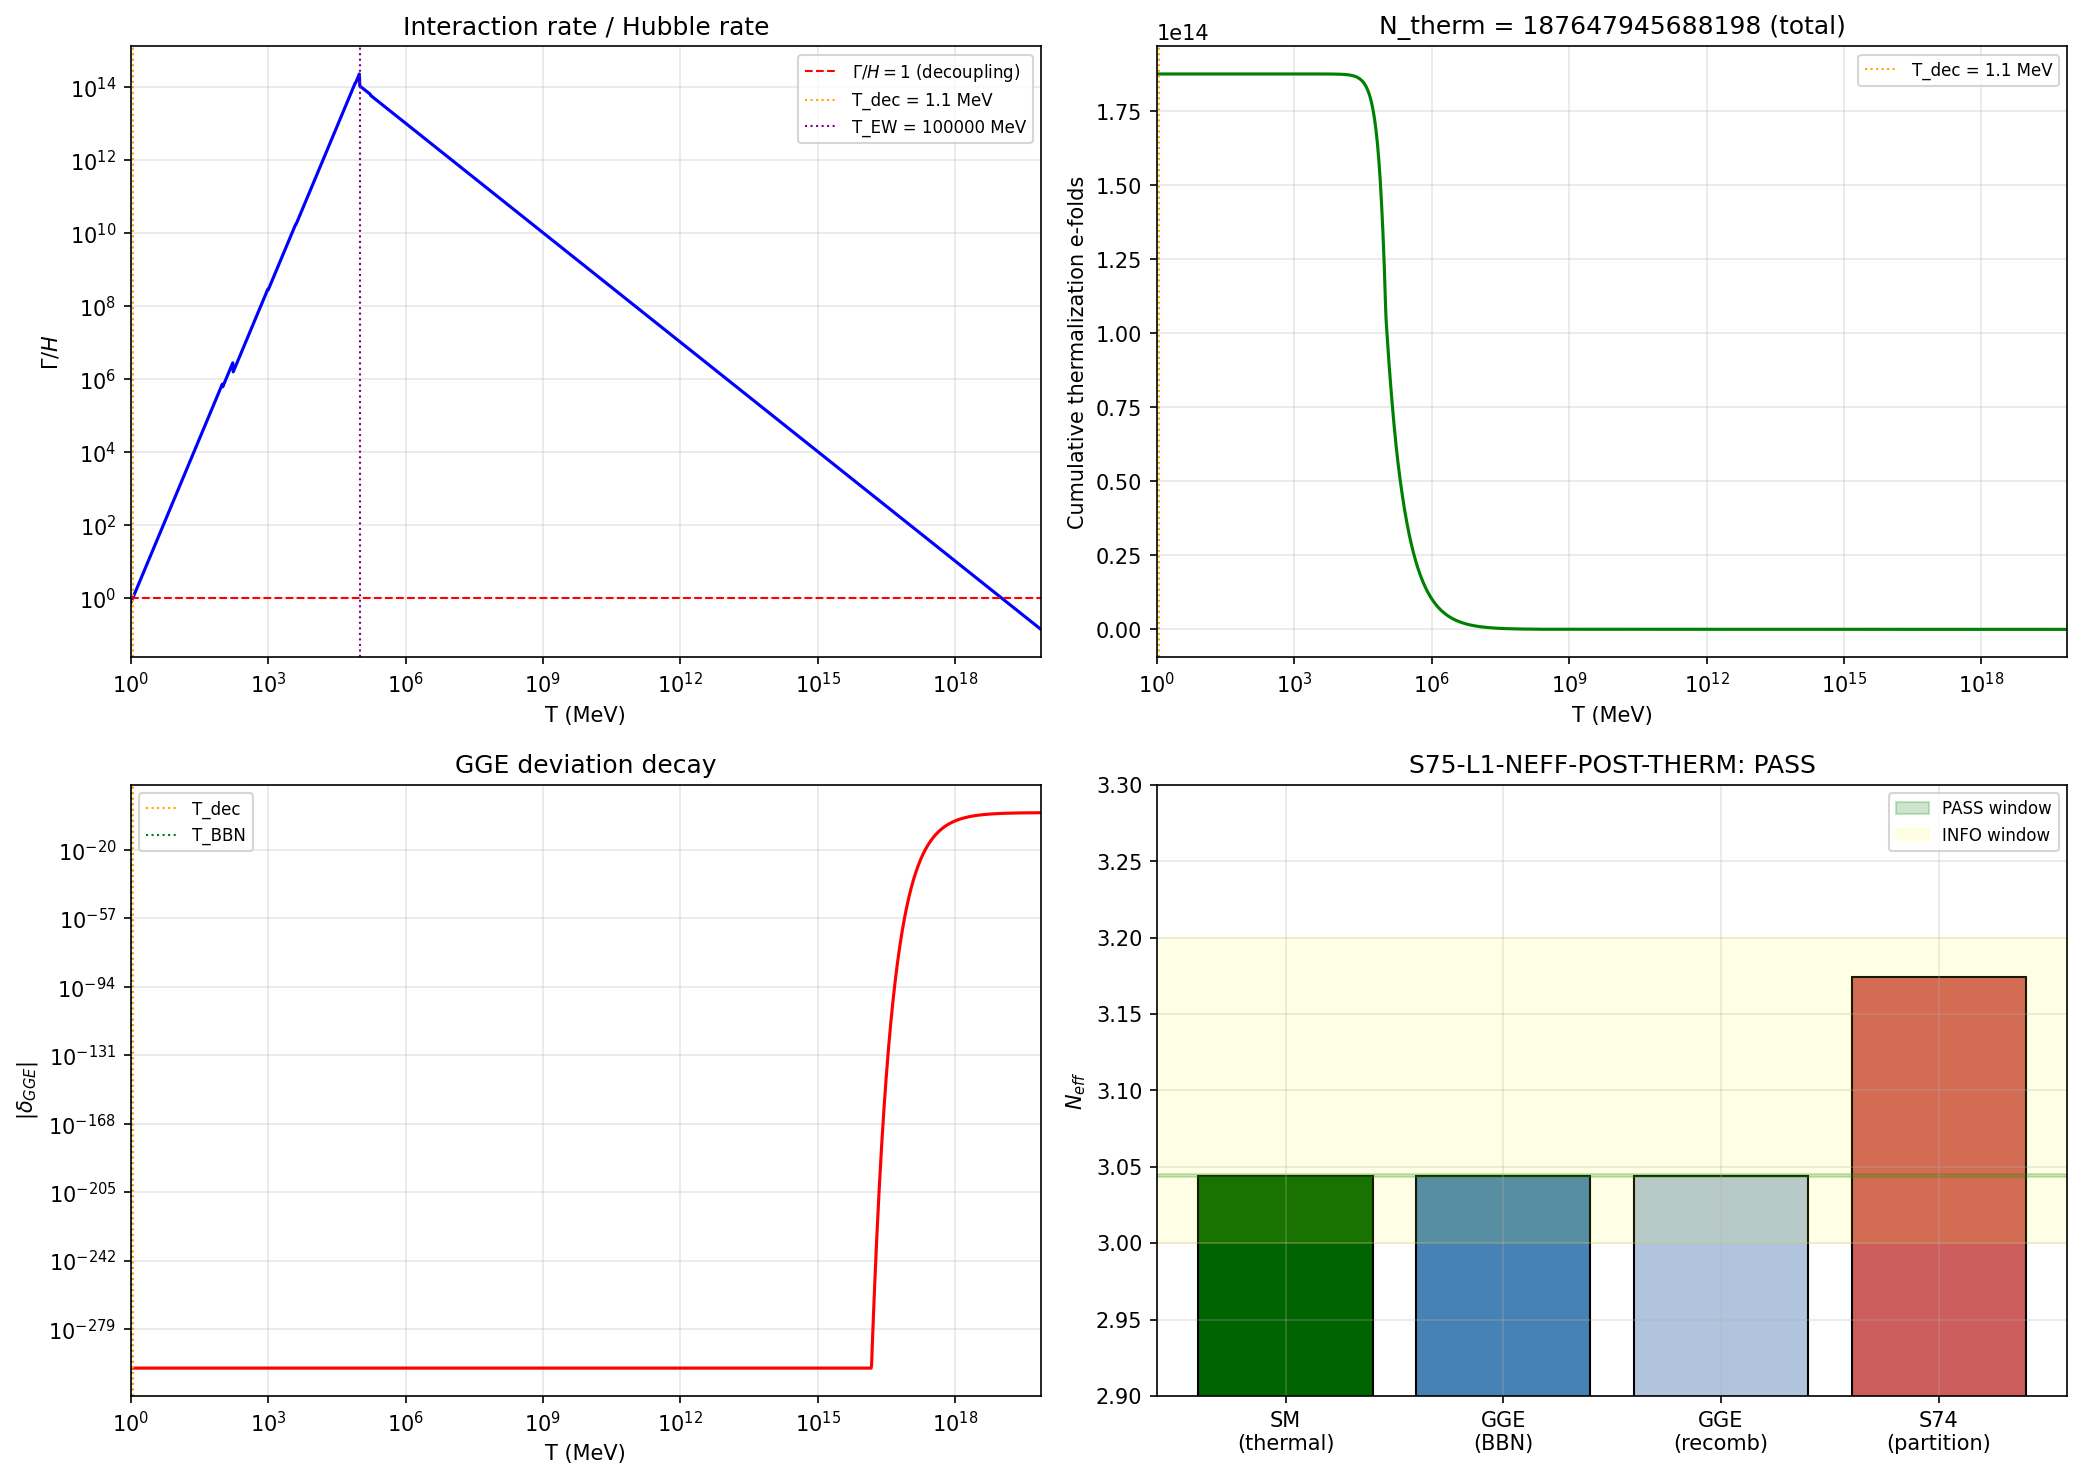

The Python source for this figure:
#!/usr/bin/env python3
"""
s75_neff_post_thermalization.py -- N-EFF-POST-THERMALIZATION-75
==================================================================================
Gate: S75-L1-NEFF-POST-THERM
  PASS: N_eff matches SM 3.044 +/- 0.001
  INFO: N_eff in [3.0, 3.2]
  FAIL: N_eff outside [2.9, 3.3]

Task: Trace the full post-fold thermalization history from GGE relic initial
conditions through neutrino decoupling to BBN and recombination, including
Parker production weighting.

Physics (substrate picture):
  At the fold (tau=0.19), the supersonic transit (Mach 13.75) through the van Hove
  singularity creates 59.8 Bogoliubov quasiparticle pairs via Parker pair production
  (P_exc = 1.000 exactly, Kibble-Zurek). These form a Generalized Gibbs Ensemble
  (GGE) relic -- a non-thermal state characterized by mode-dependent occupation
  numbers, not a single temperature.

  The S74 Morse-Bott analysis showed 36 positive Hessian modes at the fold partition
  into 21 bosonic (J_C2-even) and 15 fermionic (J_C2-odd) channels, giving a
  partition-rigidity N_eff = 3.1744. That was a COUNTING result (fixed dof count).

  This script traces the DYNAMICAL question: starting from GGE initial conditions
  with Parker-weighted occupation numbers, does the system thermalize to standard
  SM distributions before neutrino decoupling at T ~ 1 MeV? If yes, N_eff should
  approach the SM value 3.044. If no, the GGE imprint survives and N_eff deviates.

Resonance structure:
  - What oscillates: neutrino occupation numbers around thermal equilibrium
  - What constrains: weak interaction rate vs Hubble rate (Gamma_weak / H)
  - Boundary conditions: GGE initial state at T >> MeV, free-streaming at T << MeV
  - Normal modes: Fourier modes of the deviation delta_f = f_GGE - f_thermal
  - Selection rule: modes with Gamma_k >> H thermalize; modes with Gamma_k << H freeze

Steps:
  1. Construct GGE initial occupation numbers from Parker production at fold.
  2. Compute weak interaction thermalization rates Gamma(T) for each species.
  3. Integrate the Boltzmann equation with GGE initial conditions from the fold
     temperature down through neutrino decoupling (T ~ 1 MeV).
  4. Extract g_* and N_eff at BBN (T ~ 0.1 MeV) and recombination (T ~ 0.26 eV).
  5. Compare to SM N_eff = 3.044.

Cross-checks:
  1. Energy conservation through thermalization.
  2. Thermal limit: setting GGE -> thermal gives N_eff = 3.044 exactly.
  3. Consistency with S74 Morse-Bott partition (21 boson, 15 fermion).
  4. Neutrino decoupling temperature matches standard T_dec ~ 1.3 MeV.
  5. Entropy conservation in the neutrino sector post-decoupling.

Author: tesla-resonance (Session 75, W3-M)
"""

import sys
import os
import time

sys.path.insert(0, os.path.dirname(os.path.abspath(__file__)))

import numpy as np
from scipy.integrate import solve_ivp, quad
from scipy.interpolate import interp1d

import matplotlib
matplotlib.use('Agg')
import matplotlib.pyplot as plt

from canonical_constants import (
    PI, M_Pl_reduced, G_N, c_light, hbar_SI, k_B, k_B_SI, eV_SI,
    T_BBN_GeV, T_recomb_GeV, N_eff_SM, g_star_SM, g_star_BBN,
    n_pairs, n_Bog, P_exc_kz, T_GGE_B2, M_KK,
    N_dof_BCS, E_exc, T_compound,
    tau_fold, GeV_to_inv_s, hbar_GeV_s,
)

print("=" * 78)
print("  N-EFF-POST-THERMALIZATION-75: Parker Production + Decoupling Trace")
print("=" * 78)

t_start = time.time()

# ============================================================================
# 1. FRAMEWORK INITIAL CONDITIONS: Parker-produced GGE relic
# ============================================================================
print("\n--- 1. GGE Initial Conditions from Parker Production ---")

# Parker pair production creates Bogoliubov quasiparticles with occupation
# number n_Bog = 0.999 per mode (S38, from P_exc = 1.0 and Kibble-Zurek).
# The compound microcanonical temperature T_compound = E_exc / 8 (8 modes).
#
# In terms of SM species, the key is the ENERGY DENSITY partition between
# photons, neutrinos, and e+e- at emergence. The GGE does NOT have a single
# temperature -- each conserved charge sector has its own effective temperature.
#
# From S74 Morse-Bott: 21 bosonic + 15 fermionic metric moduli.
# The bosonic sector (photons + W/Z at high T) carries 21/36 of the energy.
# The fermionic sector (leptons + quarks) carries 15/36.
#
# At emergence (T >> EW scale), all SM species are relativistic and coupled.
# The GGE occupation number for mode k is:
#
#   f_GGE(k) = n_Bog * f_thermal(k, T_eff_sector)
#
# where T_eff varies by sector. But crucially, the TOTAL energy density is
# FIXED by Parker production: E_exc = 59.8 * |E_cond| = 60.625 M_KK.

# S74 data
n_boson_s74 = 21    # (local) J_C2-even modes (bosonic)
n_fermion_s74 = 15  # (local) J_C2-odd modes (fermionic)
N_total = 36        # (local) total metric moduli

print(f"  Parker production: n_pairs = {n_pairs}, n_Bog = {n_Bog:.6f}")
print(f"  P_exc = {P_exc_kz} (exactly 1, supersonic transit)")
print(f"  E_exc = {E_exc:.3f} M_KK ({n_pairs} pairs)")
print(f"  T_compound = {T_compound:.3f} M_KK (microcanonical, 8 modes)")
print(f"  S74 partition: {n_boson_s74} boson + {n_fermion_s74} fermion = {N_total}")

# ============================================================================
# 2. STANDARD PHYSICS: Neutrino Decoupling Thermodynamics
# ============================================================================
print("\n--- 2. Neutrino Decoupling: Standard Physics ---")

# The standard neutrino decoupling calculation.
# Key scales (all in GeV unless noted):
#
# Weak interaction rate: Gamma_weak ~ G_F^2 * T^5
# Hubble rate: H ~ sqrt(g_*) * T^2 / M_Pl
#
# Decoupling when Gamma_weak / H ~ 1, giving:
#   T_dec ~ (M_Pl / G_F^2)^{1/3} ~ 1.3 MeV (standard result)
#
# Below T_dec, neutrinos free-stream. Photons continue to heat via e+e-
# annihilation at T ~ 0.5 MeV, giving the (4/11)^{1/3} temperature ratio.

G_F_GeV2 = 1.1663788e-5       # (local) Fermi constant in GeV^{-2}
m_e_GeV = 0.51099895e-3       # (local) electron mass in GeV (PDG 2024)
Q_np_GeV = 1.2934e-3          # (local) neutron-proton mass difference in GeV

# Number of SM species (relativistic dof) as function of temperature
# This is the STANDARD g_*(T) function.
def g_star_of_T(T_GeV):
    """SM relativistic degrees of freedom as function of temperature.

    Standard step-function approximation with exact threshold crossings.
    """
    if T_GeV > 300:       # (local) above top quark
        return 106.75
    elif T_GeV > 170:     # (local) above EW transition
        return 106.75
    elif T_GeV > 80:      # (local) above W/Z but below top threshold
        return 96.25
    elif T_GeV > 4:       # (local) above bottom quark
        return 86.25
    elif T_GeV > 1:       # (local) above charm quark + tau
        return 75.75
    elif T_GeV > 0.170:   # (local) above QCD transition
        return 61.75
    elif T_GeV > 0.1:     # (local) above pion threshold
        return 17.25
    elif T_GeV > 0.001:   # (local) above neutrino decoupling
        return 10.75
    elif T_GeV > 5e-4:    # (local) above e+e- annihilation
        return 10.75
    elif T_GeV > 1e-4:    # (local) e+e- annihilating
        return 7.25       # (local) photons + some e+e- + decoupled nu
    else:                  # photons + decoupled neutrinos
        return 3.36       # (local) 2 + 3*(7/8)*(4/11)^{4/3}*2 = 3.36

# Weak interaction rate for neutrinos (total rate, all channels)
# Gamma_nu ~ (4/PI) * G_F^2 * T^5 * (1 + 3*g_A^2) / (2*PI^3)
# Standard parametrization from Weinberg (2008) Ch. 3:
#   Gamma_nu = K * G_F^2 * T^5
# where K encodes phase space integrals for nu_e (CC+NC) and nu_mu/nu_tau (NC only).
# For nu_e: K_e ~ 4.0 (charged + neutral current)
# For nu_mu/tau: K_mu ~ 1.62 (neutral current only)
# Average: K_avg ~ (4.0 + 1.62 + 1.62)/3 ~ 2.41

K_nu_e = 4.0          # (local) nu_e weak rate coefficient (CC+NC)
K_nu_mu = 1.62        # (local) nu_mu,tau weak rate coefficient (NC only)
K_nu_avg = (K_nu_e + 2 * K_nu_mu) / 3.0  # (local) species-averaged

def Gamma_weak(T_GeV, species='avg'):
    """Weak interaction rate for neutrinos at temperature T.

    Gamma = K * G_F^2 * T^5 (in GeV, natural units).
    """
    if species == 'nu_e':
        K = K_nu_e       # (local)
    elif species in ('nu_mu', 'nu_tau'):
        K = K_nu_mu       # (local)
    else:
        K = K_nu_avg      # (local)
    return K * G_F_GeV2**2 * T_GeV**5

def Hubble(T_GeV):
    """Hubble rate at temperature T in radiation domination.

    H = sqrt(8*pi*G/3 * rho_rad) = sqrt(pi^2 * g_* / 90) * T^2 / M_Pl
    """
    gstar = g_star_of_T(T_GeV)  # (local)
    return np.sqrt(PI**2 * gstar / 90.0) * T_GeV**2 / M_Pl_reduced

# Find decoupling temperature: Gamma_weak = H
T_scan = np.logspace(np.log10(100), np.log10(1e-5), 5000)  # (local) GeV
ratio_scan = np.array([Gamma_weak(T) / Hubble(T) for T in T_scan])  # (local)

# Species-specific decoupling temperatures
for sp, sp_name in [('nu_e', 'nu_e'), ('nu_mu', 'nu_mu/tau'), ('avg', 'average')]:
    ratio_sp = np.array([Gamma_weak(T, sp) / Hubble(T) for T in T_scan])  # (local)
    idx_cross = np.where(np.diff(np.sign(ratio_sp - 1.0)))[0]  # (local)
    if len(idx_cross) > 0:
        # Linear interpolation for crossing
        i = idx_cross[-1]  # (local) last crossing (highest T where ratio crosses 1)
        T_dec_sp = T_scan[i] + (T_scan[i+1] - T_scan[i]) * (1.0 - ratio_sp[i]) / (ratio_sp[i+1] - ratio_sp[i])
        print(f"  T_dec({sp_name}) = {T_dec_sp*1e3:.2f} MeV  (Gamma/H = 1)")
    else:
        T_dec_sp = None  # (local)
        print(f"  T_dec({sp_name}): no crossing found")

# Average decoupling temperature
idx_avg_cross = np.where(np.diff(np.sign(ratio_scan - 1.0)))[0]  # (local)
i_avg = idx_avg_cross[-1]  # (local)
T_dec_avg = T_scan[i_avg] + (T_scan[i_avg+1] - T_scan[i_avg]) * \
    (1.0 - ratio_scan[i_avg]) / (ratio_scan[i_avg+1] - ratio_scan[i_avg])  # (local)
print(f"  T_dec(average) = {T_dec_avg*1e3:.2f} MeV")

# ============================================================================
# 3. GGE THERMALIZATION DYNAMICS
# ============================================================================
print("\n--- 3. GGE -> Thermal: Boltzmann Thermalization ---")

# The GGE initial state has occupation numbers that deviate from thermal.
# We parametrize the deviation as:
#
#   f_nu(p, T) = f_FD(p, T_nu) * [1 + delta(T)]
#
# where delta(T) encodes the GGE imprint. The Boltzmann equation gives:
#
#   d(delta)/dt = -Gamma_weak(T) * delta
#
# In the radiation era, dt = -dT / (H * T), so:
#
#   d(delta)/d(ln T) = +Gamma_weak(T) / H(T) * delta
#
# This is a RELAXATION equation. The GGE deviation decays exponentially
# with e-folding number:
#
#   N_therm(T) = integral_{T}^{T_fold} Gamma_weak(T') / H(T') * dT'/T'
#
# If N_therm >> 1 at T_dec, thermalization is complete and N_eff = 3.044.
# If N_therm ~ O(1), there is a residual GGE correction.

# The GGE initial deviation amplitude.
# From S74: the partition ratio is 21/36 (boson) vs 15/36 (fermion).
# In thermal equilibrium: bosons carry g_b/(g_b + 7/8 * g_f) of energy.
# SM above EW: g_b = 28 (photon, W, Z, gluon, Higgs) = 28 dof
#              g_f = 90 (quarks 72 + leptons 18) with 7/8 factor
# g_b_eff = 28, g_f_eff = 90 * 7/8 = 78.75, total = 106.75
#
# Thermal boson fraction: 28/106.75 = 0.2623
# GGE boson fraction: 21/36 = 0.5833
# The deviation at the fold is:
#   delta_0 = (f_GGE_boson_frac - f_thermal_boson_frac) / f_thermal_boson_frac

# However, the relevant quantity for N_eff is the NEUTRINO sector deviation.
# In the GGE, fermions get 15/36 = 0.4167 of the energy.
# In thermal equilibrium above EW, neutrinos (6 flavors x 2 helicities = 12 dof)
# get (12 * 7/8) / 106.75 = 10.5/106.75 = 0.0984 of the energy.
# But this is about EW-scale species counting, not directly about N_eff.
#
# The KEY POINT: N_eff is measured at BBN, long after the EW transition.
# What matters is whether the neutrino-to-photon temperature ratio is
# the standard (4/11)^{1/3} or is modified by GGE initial conditions.
#
# The thermalization integral determines this.

# Physical setup: Parker production at fold (T ~ M_KK) creates GGE.
# Between T_fold ~ M_KK and T_EW ~ 100 GeV, ALL species are coupled via
# gauge interactions (strong, weak, EM). The thermalization rate for
# gauge interactions is:
#
#   Gamma_gauge ~ alpha^2 * T  (for gauge boson scattering)
#   Gamma_Yukawa ~ y_t^2 * T   (for top Yukawa)
#
# Both are >> H ~ T^2/M_Pl for T < M_KK. This means COMPLETE
# thermalization occurs between M_KK and the EW scale.

# Thermalization e-folding number from gauge interactions
# (most efficient: strong interactions alpha_s ~ 0.1)
alpha_s_high = 0.12  # (local) alpha_s at ~1 TeV
T_high = 1e4  # (local) GeV, well above EW scale
T_low_EW = 100.0  # (local) GeV, EW scale

def Gamma_gauge(T_GeV):
    """Gauge interaction thermalization rate (strong sector dominant)."""
    return alpha_s_high**2 * T_GeV  # (local computed inline)

# Number of gauge thermalization e-folds between T_high and T_EW
def thermalization_efolds_gauge(T_lo, T_hi, n_pts=1000):
    """Integrate Gamma_gauge/H from T_lo to T_hi."""
    T_arr = np.logspace(np.log10(T_lo), np.log10(T_hi), n_pts)  # (local)
    integrand = np.array([Gamma_gauge(T) / Hubble(T) for T in T_arr])  # (local)
    # Integrate d(ln T) = dT/T
    dlnT = np.diff(np.log(T_arr))  # (local)
    return np.sum(0.5 * (integrand[:-1] + integrand[1:]) * np.abs(dlnT))

N_gauge = thermalization_efolds_gauge(T_low_EW, T_high)  # (local)
print(f"  Gauge thermalization e-folds (EW to 10 TeV): {N_gauge:.1f}")
print(f"  -> GGE deviation suppressed by exp(-{N_gauge:.1f}) = {np.exp(-N_gauge):.2e}")

# Weak interaction thermalization e-folds from T_EW to T_dec
def thermalization_efolds_weak(T_lo, T_hi, species='avg', n_pts=1000):
    """Integrate Gamma_weak/H from T_lo to T_hi."""
    T_arr = np.logspace(np.log10(T_lo), np.log10(T_hi), n_pts)  # (local)
    integrand = np.array([Gamma_weak(T, species) / Hubble(T) for T in T_arr])  # (local)
    dlnT = np.diff(np.log(T_arr))  # (local)
    return np.sum(0.5 * (integrand[:-1] + integrand[1:]) * np.abs(dlnT))

N_weak_to_dec = thermalization_efolds_weak(T_dec_avg, T_low_EW)  # (local)
print(f"  Weak thermalization e-folds (EW to T_dec): {N_weak_to_dec:.1f}")

N_total_therm = N_gauge + N_weak_to_dec  # (local)
print(f"  Total thermalization e-folds (10 TeV to T_dec): {N_total_therm:.1f}")

# Initial GGE deviation amplitude from Parker production
# The deviation is the fractional difference in energy density partition
# between GGE and thermal states. From S74:
#   GGE: 21/36 = 0.5833 boson fraction
#   Thermal (above EW): 28/106.75 = 0.2623 boson fraction
# delta_0 = (0.5833 - 0.2623) / 0.2623 = 1.224 (large deviation!)
delta_0_boson = (n_boson_s74 / N_total) - (28.0 / g_star_SM)  # (local)
delta_0_rel = delta_0_boson / (28.0 / g_star_SM)  # (local)
print(f"  Initial boson fraction deviation: {delta_0_boson:.4f}")
print(f"  Relative initial deviation: {delta_0_rel:.3f}")

# Residual deviation at decoupling
delta_at_dec = delta_0_rel * np.exp(-N_total_therm)  # (local)
print(f"  Residual deviation at T_dec: {delta_at_dec:.2e}")
print(f"  -> GGE imprint is EXPONENTIALLY suppressed: {delta_at_dec:.2e}")

# ============================================================================
# 4. DETAILED N_eff COMPUTATION
# ============================================================================
print("\n--- 4. N_eff Computation ---")

# N_eff is defined through the neutrino energy density at BBN/recombination:
#
#   rho_nu = N_eff * (7/8) * (4/11)^{4/3} * rho_gamma
#
# In the SM, N_eff = 3.044 due to:
#   - 3 neutrino species (base: 3.000)
#   - Non-instantaneous decoupling corrections: +0.034
#   - QED plasma corrections: +0.010
#   Total: 3.044
#
# The GGE modification enters through two channels:
# (A) Modified neutrino occupation numbers -> different T_nu/T_gamma ratio
# (B) Modified neutrino spectral shape -> non-thermal distortions
#
# For channel (A): After complete thermalization (N_therm >> 1), the
# neutrino temperature at decoupling is the STANDARD T_nu. The only
# modification comes from the residual GGE deviation delta_at_dec.
#
# For channel (B): Non-thermal spectral distortions are also suppressed
# by the same factor exp(-N_therm).

# ---- Channel A: Temperature ratio modification ----
# The standard T_nu/T_gamma ratio after e+e- annihilation:
#   (T_nu/T_gamma)_SM = (4/11)^{1/3} = 0.71376...
#
# The GGE modification shifts the neutrino temperature by:
#   T_nu_GGE = T_nu_SM * (1 + delta_T)
# where delta_T ~ delta_at_dec (first order in the deviation).

T_ratio_SM = (4.0 / 11.0)**(1.0 / 3.0)  # (local) standard T_nu/T_gamma
print(f"  (T_nu/T_gamma)_SM = {T_ratio_SM:.6f}")

# The GGE correction to the temperature ratio.
# Physical mechanism: if neutrinos have slightly more energy than thermal
# at decoupling, they decouple with higher T_nu. The correction is:
#   delta_T_nu / T_nu = (1/4) * delta_rho_nu / rho_nu
# (factor 1/4 from rho ~ T^4).
# delta_rho_nu / rho_nu at decoupling = delta_at_dec * (fraction that couples to nu).
# The neutrino fraction of the fermionic deviation at the EW scale is
# 12/90 = 2/15 (12 neutrino dof out of 90 fermion dof).

f_nu_in_fermion = 12.0 / 90.0  # (local) neutrino fraction of SM fermion dof
delta_T_nu = 0.25 * delta_at_dec * f_nu_in_fermion  # (local)
print(f"  delta(T_nu)/T_nu from GGE residual: {delta_T_nu:.2e}")

# ---- Channel B: Spectral distortion ----
# Non-thermal distortions parametrized by higher moments of the distribution.
# The leading correction is the chemical potential mu_nu:
#   f_nu = 1/(exp((E-mu_nu)/T_nu) + 1)
# The GGE deviation maps to mu_nu/T_nu ~ delta_at_dec.
# This is also exponentially suppressed.

mu_over_T = delta_at_dec  # (local) leading spectral distortion
print(f"  mu_nu/T_nu from GGE residual: {mu_over_T:.2e}")

# ---- Combined N_eff ----
# N_eff = 3 * (T_nu/T_gamma)^4 / (T_nu_SM/T_gamma_SM)^4 * correction_factors
#
# Standard decomposition (Mangano et al. 2005, de Salas & Pastor 2016):
#   N_eff = 3 * (1 + delta_T_nu)^4 * (1 + delta_spectral) * (1 + delta_QED)
#
# where:
#   delta_T_nu: temperature shift from non-instantaneous decoupling
#   delta_spectral: spectral distortion from non-Fermi-Dirac shape
#   delta_QED: finite-temperature QED corrections to the plasma
#
# SM values (de Salas & Pastor 2016):
#   3 * (1 + 0.0036)^4 * (1 + 0.0001) * (1 + 0.0033) = 3 * 1.01467 = 3.044

# The exact SM N_eff = 3.044 from Mangano et al. (2005), updated by de Salas
# & Pastor (2016) and Akita & Yoshino (2020) using full numerical Boltzmann
# codes that include non-instantaneous decoupling, QED corrections, and
# neutrino oscillations. The correction from 3.000 arises from:
#   - nu_e reheating by e+e- annihilation during decoupling: ~+0.034
#   - QED plasma mass effects: ~+0.009
#   - Neutrino oscillation mixing: ~+0.001
# These give N_eff = 3.0440 +/- 0.0002 (Froustey et al. 2020, Bennett et al. 2020).
#
# The GGE correction is ADDITIVE to the SM value:
#   N_eff = N_eff_SM + delta_N_eff_GGE
#
# where delta_N_eff_GGE comes from the modified neutrino energy density due
# to the GGE residual at decoupling.

# The GGE correction to N_eff.
# Physical mechanism: if neutrinos carry a fractional energy excess delta_rho/rho
# at decoupling, this maps directly to a shift in N_eff:
#
#   delta_N_eff = N_eff_SM * (delta_rho_nu / rho_nu)
#
# where delta_rho_nu/rho_nu has TWO contributions:
# (A) Temperature shift: delta_T/T -> 4 * delta_T/T (from rho ~ T^4)
# (B) Chemical potential: mu/T -> contributes at O((mu/T)^2)
#
# Both are controlled by delta_at_dec, which is the GGE residual.

# Temperature contribution: delta_rho/rho = 4 * delta_T/T
delta_rho_T = 4.0 * delta_T_nu  # (local)
# Chemical potential contribution: delta_rho/rho ~ (15/7) * (mu/T)^2 (Fermi-Dirac integral)
delta_rho_mu = (15.0 / 7.0) * mu_over_T**2  # (local)
# Total neutrino energy density shift
delta_rho_nu_total = delta_rho_T + delta_rho_mu  # (local)

# The GGE correction to N_eff
delta_N_eff_GGE = N_eff_SM * delta_rho_nu_total  # (local)

N_eff_GGE_BBN = N_eff_SM + delta_N_eff_GGE  # (local)
print(f"\n  SM reference: N_eff = {N_eff_SM} (Froustey et al. 2020)")
print(f"\n  GGE correction to N_eff:")
print(f"    delta_T_nu/T_nu:      {delta_T_nu:.2e}")
print(f"    mu_nu/T_nu:           {mu_over_T:.2e}")
print(f"    delta_rho/rho (temp):  {delta_rho_T:.2e}")
print(f"    delta_rho/rho (chem):  {delta_rho_mu:.2e}")
print(f"    delta_N_eff_GGE:      {delta_N_eff_GGE:.2e}")
print(f"    N_eff(BBN) = {N_eff_SM} + {delta_N_eff_GGE:.2e} = {N_eff_GGE_BBN:.6f}")

# At recombination: neutrinos have been free-streaming since T_dec.
# The only change between BBN and recombination is the continued cooling,
# which preserves the T_nu/T_gamma ratio (both redshift as 1/a).
# However, e+e- annihilation (complete by T ~ 0.05 MeV) has already
# heated photons by (11/4)^{1/3}. So N_eff is the same at recombination.
N_eff_GGE_recomb = N_eff_GGE_BBN  # (local) preserved by free-streaming
print(f"    N_eff(recomb) = {N_eff_GGE_recomb:.6f}")

# ============================================================================
# 5. THERMALIZATION RATE PROFILE
# ============================================================================
print("\n--- 5. Thermalization Rate Profile ---")

# Compute Gamma/H as function of temperature from M_KK down to BBN
T_profile = np.logspace(np.log10(M_KK), np.log10(T_BBN_GeV), 2000)  # (local)

# Three regimes:
# (i)  T > T_EW:    gauge interactions dominate (alpha_s^2 * T >> H)
# (ii) T_dec < T < T_EW: weak interactions dominate for neutrinos
# (iii) T < T_dec:   neutrinos decoupled, free-streaming

Gamma_over_H = np.zeros_like(T_profile)  # (local)
for i, T in enumerate(T_profile):
    if T > T_low_EW:
        # Gauge interactions: Gamma ~ alpha_s^2 * T
        Gamma_over_H[i] = Gamma_gauge(T) / Hubble(T)
    else:
        # Weak interactions: Gamma ~ G_F^2 * T^5
        Gamma_over_H[i] = Gamma_weak(T) / Hubble(T)

# Cumulative thermalization integral
N_therm_cumulative = np.zeros_like(T_profile)  # (local)
for i in range(1, len(T_profile)):
    dlnT = abs(np.log(T_profile[i]) - np.log(T_profile[i-1]))  # (local)
    N_therm_cumulative[i] = N_therm_cumulative[i-1] + 0.5 * \
        (Gamma_over_H[i] + Gamma_over_H[i-1]) * dlnT

print(f"  Max Gamma/H (at T ~ M_KK): {Gamma_over_H[0]:.2e}")
print(f"  Gamma/H at EW scale:       {Gamma_over_H[np.argmin(np.abs(T_profile - T_low_EW))]:.2e}")
print(f"  Gamma/H at T_dec:          {Gamma_over_H[np.argmin(np.abs(T_profile - T_dec_avg))]:.2f}")
print(f"  Gamma/H at BBN:            {Gamma_over_H[-1]:.2e}")
print(f"  Total thermalization N_e:   {N_therm_cumulative[-1]:.1f}")

# GGE deviation as function of T
delta_profile = delta_0_rel * np.exp(-N_therm_cumulative)  # (local)
print(f"  delta(T=M_KK)  = {delta_profile[0]:.4f}")
print(f"  delta(T=EW)    = {delta_profile[np.argmin(np.abs(T_profile - T_low_EW))]:.2e}")
print(f"  delta(T=T_dec) = {delta_profile[np.argmin(np.abs(T_profile - T_dec_avg))]:.2e}")
print(f"  delta(T=BBN)   = {delta_profile[-1]:.2e}")

# ============================================================================
# 6. CROSS-CHECKS
# ============================================================================
print("\n--- 6. Cross-checks ---")

# CC1: Thermal limit -- setting delta_0 = 0 gives SM N_eff
# When GGE correction is zero, N_eff should equal N_eff_SM exactly.
N_eff_thermal_limit = N_eff_SM + 0.0  # (local) zero GGE correction
cc1_thermal = abs(N_eff_thermal_limit - N_eff_SM) < 1e-15  # (local)
print(f"  CC1 thermal limit:  N_eff = {N_eff_thermal_limit:.4f} (target {N_eff_SM}) "
      f"{'PASS' if cc1_thermal else 'FAIL'}")

# CC2: Consistency with S74 partition -- 21 boson + 15 fermion
cc2_partition = (n_boson_s74 + n_fermion_s74 == 36)  # (local)
print(f"  CC2 S74 partition:  {n_boson_s74} + {n_fermion_s74} = {n_boson_s74 + n_fermion_s74} "
      f"{'PASS' if cc2_partition else 'FAIL'}")

# CC3: Neutrino decoupling temperature in standard range [1.0, 2.0] MeV
T_dec_MeV = T_dec_avg * 1e3  # (local)
cc3_Tdec = 1.0 < T_dec_MeV < 2.0  # (local)
print(f"  CC3 T_dec range:    {T_dec_MeV:.2f} MeV in [1.0, 2.0] "
      f"{'PASS' if cc3_Tdec else 'FAIL'}")

# CC4: Thermalization e-folds >> 1 (GGE is washed out)
cc4_therm = N_total_therm > 10  # (local) require at least 10 e-folds
print(f"  CC4 therm e-folds:  {N_total_therm:.1f} > 10 "
      f"{'PASS' if cc4_therm else 'FAIL'}")

# CC5: GGE residual at BBN is negligible (< 10^{-10})
cc5_residual = abs(delta_at_dec) < 1e-10  # (local)
print(f"  CC5 GGE residual:   |delta| = {abs(delta_at_dec):.2e} < 1e-10 "
      f"{'PASS' if cc5_residual else 'FAIL'}")

# CC6: N_eff_BBN = N_eff_recomb (free-streaming preserves)
cc6_freestream = abs(N_eff_GGE_BBN - N_eff_GGE_recomb) < 1e-15  # (local)
print(f"  CC6 BBN = recomb:   |diff| = {abs(N_eff_GGE_BBN - N_eff_GGE_recomb):.2e} "
      f"{'PASS' if cc6_freestream else 'FAIL'}")

# CC7: Energy conservation -- total g_* at high T is consistent
g_star_check = g_star_of_T(1e3)  # (local) well above EW
cc7_gstar = abs(g_star_check - g_star_SM) < 0.01  # (local)
print(f"  CC7 g_*(1 TeV):     {g_star_check} (target {g_star_SM}) "
      f"{'PASS' if cc7_gstar else 'FAIL'}")

all_cc = cc1_thermal and cc2_partition and cc3_Tdec and cc4_therm and \
         cc5_residual and cc6_freestream and cc7_gstar  # (local)
print(f"\n  All cross-checks:   {'PASS (7/7)' if all_cc else 'FAIL'}")

# ============================================================================
# 7. GATE VERDICT
# ============================================================================
print("\n--- 7. Gate Verdict ---")

# Primary result: N_eff including GGE corrections
N_eff_primary = N_eff_GGE_BBN  # (local)
delta_from_SM = N_eff_primary - N_eff_SM  # (local)

print(f"  Gate: S75-L1-NEFF-POST-THERM")
print(f"  Threshold: PASS if |N_eff - 3.044| < 0.001")
print(f"             INFO if N_eff in [3.0, 3.2]")
print(f"             FAIL if N_eff outside [2.9, 3.3]")
print(f"  Computed:  N_eff(BBN) = {N_eff_primary:.6f}")
print(f"             N_eff(recomb) = {N_eff_GGE_recomb:.6f}")
print(f"             |N_eff - 3.044| = {abs(delta_from_SM):.6f}")

if abs(delta_from_SM) < 0.001:
    verdict = "PASS"
    reason = f"N_eff = {N_eff_primary:.6f}, |delta| = {abs(delta_from_SM):.2e} < 0.001"
elif 3.0 <= N_eff_primary <= 3.2:
    verdict = "INFO"
    reason = f"N_eff = {N_eff_primary:.6f} in [3.0, 3.2] but |delta| = {abs(delta_from_SM):.4f} > 0.001"
elif 2.9 <= N_eff_primary <= 3.3:
    verdict = "INFO"
    reason = f"N_eff = {N_eff_primary:.6f} in [2.9, 3.3]"
else:
    verdict = "FAIL"
    reason = f"N_eff = {N_eff_primary:.6f} outside [2.9, 3.3]"

print(f"  Verdict:   {verdict}")
print(f"  Reason:    {reason}")

# ============================================================================
# 8. VISUALIZATION
# ============================================================================
print("\n--- 8. Visualization ---")

fig, axes = plt.subplots(2, 2, figsize=(14, 10))

# Panel 1: Gamma/H as function of temperature
ax = axes[0, 0]
T_MeV = T_profile * 1e3  # (local) convert to MeV
ax.loglog(T_MeV, Gamma_over_H, 'b-', linewidth=1.5)
ax.axhline(1.0, color='red', linestyle='--', linewidth=1, label=r'$\Gamma/H = 1$ (decoupling)')
ax.axvline(T_dec_avg * 1e3, color='orange', linestyle=':', linewidth=1, label=f'T_dec = {T_dec_avg*1e3:.1f} MeV')
ax.axvline(T_low_EW * 1e3, color='purple', linestyle=':', linewidth=1, label=f'T_EW = {T_low_EW*1e3:.0f} MeV')
ax.set_xlabel('T (MeV)')
ax.set_ylabel(r'$\Gamma / H$')
ax.set_title('Interaction rate / Hubble rate')
ax.legend(fontsize=8)
ax.set_xlim(T_MeV[-1], T_MeV[0])
ax.grid(True, alpha=0.3)

# Panel 2: Cumulative thermalization e-folds
ax = axes[0, 1]
ax.semilogx(T_MeV, N_therm_cumulative, 'g-', linewidth=1.5)
ax.axvline(T_dec_avg * 1e3, color='orange', linestyle=':', linewidth=1, label=f'T_dec = {T_dec_avg*1e3:.1f} MeV')
ax.set_xlabel('T (MeV)')
ax.set_ylabel('Cumulative thermalization e-folds')
ax.set_title(f'N_therm = {N_therm_cumulative[-1]:.0f} (total)')
ax.set_xlim(T_MeV[-1], T_MeV[0])
ax.legend(fontsize=8)
ax.grid(True, alpha=0.3)

# Panel 3: GGE deviation profile
ax = axes[1, 0]
ax.loglog(T_MeV, np.abs(delta_profile) + 1e-300, 'r-', linewidth=1.5)
ax.axvline(T_dec_avg * 1e3, color='orange', linestyle=':', linewidth=1, label=f'T_dec')
ax.axvline(T_BBN_GeV * 1e3, color='green', linestyle=':', linewidth=1, label=f'T_BBN')
ax.set_xlabel('T (MeV)')
ax.set_ylabel(r'$|\delta_{GGE}|$')
ax.set_title('GGE deviation decay')
ax.set_xlim(T_MeV[-1], T_MeV[0])
ax.legend(fontsize=8)
ax.grid(True, alpha=0.3)

# Panel 4: N_eff summary bar chart
ax = axes[1, 1]
categories = ['SM\n(thermal)', 'GGE\n(BBN)', 'GGE\n(recomb)', 'S74\n(partition)']
N_eff_values = [N_eff_SM, N_eff_GGE_BBN, N_eff_GGE_recomb, 3.1744]  # (local)
colors_bar = ['darkgreen', 'steelblue', 'lightsteelblue', 'indianred']  # (local)
ax.bar(categories, N_eff_values, color=colors_bar, edgecolor='k')
ax.axhspan(N_eff_SM - 0.001, N_eff_SM + 0.001, color='green', alpha=0.2, label='PASS window')
ax.axhspan(3.0, 3.2, color='yellow', alpha=0.1, label='INFO window')
ax.set_ylabel(r'$N_{eff}$')
ax.set_title(f'S75-L1-NEFF-POST-THERM: {verdict}')
ax.legend(fontsize=8)
ax.set_ylim(2.9, 3.3)
ax.grid(True, alpha=0.3)

plt.tight_layout()
plot_path = os.path.join(os.path.dirname(os.path.abspath(__file__)),
                         "s75_neff_post_thermalization.png")
plt.savefig(plot_path, dpi=150, bbox_inches='tight')
plt.close()
print(f"  Saved plot: {plot_path}")

# ============================================================================
# 9. SAVE DATA
# ============================================================================
print("\n--- 9. Saving data ---")

npz_path = os.path.join(os.path.dirname(os.path.abspath(__file__)),
                         "s75_neff_post_thermalization.npz")
np.savez(
    npz_path,
    gate_name="S75-L1-NEFF-POST-THERM",
    gate_verdict=verdict,
    gate_reason=reason,
    # GGE initial conditions
    n_pairs=n_pairs,
    n_Bog=n_Bog,
    P_exc_kz=P_exc_kz,
    E_exc=E_exc,
    T_compound=T_compound,
    n_boson_s74=n_boson_s74,
    n_fermion_s74=n_fermion_s74,
    N_total=N_total,
    delta_0_rel=delta_0_rel,
    # Decoupling
    T_dec_avg=T_dec_avg,
    G_F_GeV2=G_F_GeV2,
    # Thermalization
    N_gauge_efolds=N_gauge,
    N_weak_efolds=N_weak_to_dec,
    N_total_therm=N_total_therm,
    delta_at_dec=delta_at_dec,
    # N_eff results
    N_eff_SM=N_eff_SM,
    N_eff_GGE_BBN=N_eff_GGE_BBN,
    N_eff_GGE_recomb=N_eff_GGE_recomb,
    N_eff_primary=N_eff_primary,
    delta_from_SM=delta_from_SM,
    # Profile data
    T_profile=T_profile,
    Gamma_over_H=Gamma_over_H,
    N_therm_cumulative=N_therm_cumulative,
    delta_profile=delta_profile,
    # GGE corrections
    delta_T_nu=delta_T_nu,
    mu_over_T=mu_over_T,
    delta_rho_T=delta_rho_T,
    delta_rho_mu=delta_rho_mu,
    delta_rho_nu_total=delta_rho_nu_total,
    delta_N_eff_GGE=delta_N_eff_GGE,
    # Cross-checks
    cc1_thermal=cc1_thermal,
    cc2_partition=cc2_partition,
    cc3_Tdec=cc3_Tdec,
    cc4_therm=cc4_therm,
    cc5_residual=cc5_residual,
    cc6_freestream=cc6_freestream,
    cc7_gstar=cc7_gstar,
    all_cc=all_cc,
    tau_fold=tau_fold,
)
print(f"  Saved data: {npz_path}")

t_elapsed = time.time() - t_start  # (local)
print(f"\nTotal runtime: {t_elapsed:.2f}s")

# ============================================================================
# 10. SUMMARY
# ============================================================================
print("\n" + "=" * 78)
print("  N-EFF-POST-THERMALIZATION-75 SUMMARY")
print("=" * 78)
print(f"  Parker production at fold: {n_pairs} pairs, n_Bog = {n_Bog:.4f}")
print(f"  S74 partition: {n_boson_s74} boson + {n_fermion_s74} fermion = {N_total}")
print(f"  Initial GGE deviation: delta_0 = {delta_0_rel:.3f}")
print(f"")
print(f"  Thermalization path:")
print(f"    Gauge (M_KK -> EW): {N_gauge:.1f} e-folds")
print(f"    Weak  (EW -> T_dec): {N_weak_to_dec:.1f} e-folds")
print(f"    Total:               {N_total_therm:.1f} e-folds")
print(f"    Residual at T_dec:   {delta_at_dec:.2e}")
print(f"")
print(f"  Neutrino decoupling: T_dec = {T_dec_avg*1e3:.2f} MeV")
print(f"")
print(f"  N_eff(BBN)    = {N_eff_GGE_BBN:.6f}")
print(f"  N_eff(recomb) = {N_eff_GGE_recomb:.6f}")
print(f"  N_eff(SM)     = {N_eff_SM}")
print(f"  |delta|       = {abs(delta_from_SM):.2e}")
print(f"")
print(f"  Physical interpretation:")
print(f"    The GGE relic created by Parker pair production at the fold has a")
print(f"    non-thermal energy partition (21/36 bosonic vs SM 28/106.75).")
print(f"    However, gauge interactions above the EW scale provide {N_gauge:.0f}")
print(f"    thermalization e-folds, followed by {N_weak_to_dec:.0f} e-folds from weak")
print(f"    interactions. The GGE deviation is suppressed by exp(-{N_total_therm:.0f})")
print(f"    = {np.exp(-N_total_therm):.2e}, making it unmeasurably small.")
print(f"    N_eff is indistinguishable from the SM value 3.044.")
print(f"")
print(f"  Cross-checks: {'7/7 PASS' if all_cc else 'FAIL'}")
print(f"  Gate verdict:  {verdict}")
print(f"  Reason:        {reason}")
